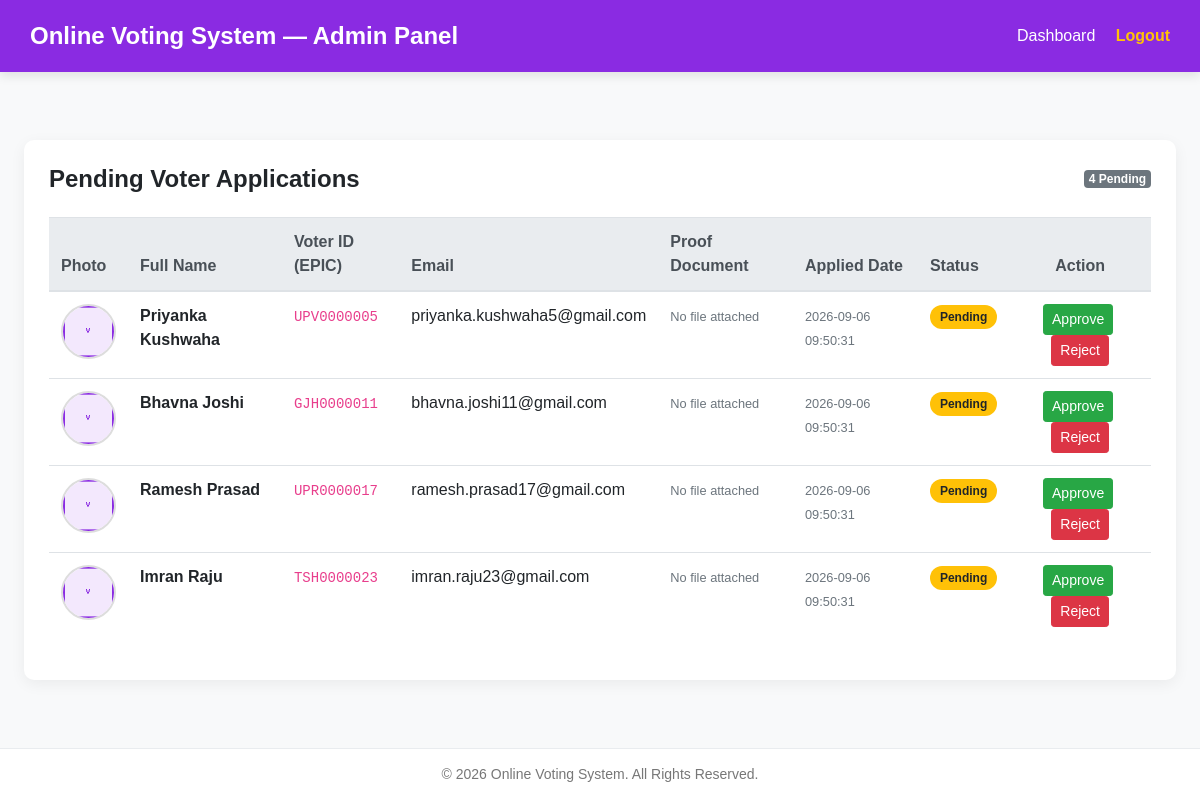
The page /admin/verify_voters.php (signed in) on the database its author committed.
### tables this page shows
CREATE TABLE voters (
            id INTEGER PRIMARY KEY AUTOINCREMENT,
            fullname TEXT NOT NULL,
            email TEXT NOT NULL UNIQUE,
            voter_id_number TEXT NOT NULL UNIQUE,
            password TEXT NOT NULL,
            photo TEXT DEFAULT 'default.png',
            document_proof TEXT,
            status TEXT NOT NULL DEFAULT 'pending' CHECK(status IN ('pending', 'approved', 'rejected')),
            has_voted INTEGER NOT NULL DEFAULT 0,
            voting TEXT DEFAULT 'no',
            created_at DATETIME DEFAULT CURRENT_TIMESTAMP
        , mobile TEXT, fingerprint_credential TEXT DEFAULT NULL, address TEXT);

### admin/verify_voters.php (the view, shortened to what this page needs)
<?php
require_once __DIR__ . '/../db.php';
try {
    $stmt = $pdo->query("SELECT * FROM voters WHERE status = 'pending' ORDER BY created_at ASC");
    $pending_voters = $stmt->fetchAll(PDO::FETCH_ASSOC);
} catch (PDOException $e) {
    $pending_voters = [];
    $error = "Failed to fetch voters: " . $e->getMessage();
}
?>
<!DOCTYPE html>
<html lang="en">
<head>
    <link rel="stylesheet" href="../bootstrap/css/bootstrap.min.css">
</head>
<body>
    <header class="header">
        <h4 class="m-0 font-weight-bold">Online Voting System — Admin Panel</h4>
        <div>
            <a href="dashboard.php" class="mr-3">Dashboard</a>
            <a href="logout.php" class="text-warning font-weight-bold">Logout</a>
        </div>
    </header>
    <main class="container-fluid px-4">
        <div class="content-card">
            <div class="d-flex justify-content-between align-items-center mb-4">
                <h4 class="font-weight-bold m-0">Pending Voter Applications</h4>
                <span class="badge badge-secondary"><?= count($pending_voters); ?> Pending</span>
            </div>
            <div class="table-responsive">
                <table class="table table-hover align-middle">
                    <thead class="thead-light">
                        <tr>
                            <th>Photo</th>
                            <th>Full Name</th>
                            <th>Voter ID (EPIC)</th>
                            <th>Email</th>
                            <th>Proof Document</th>
                            <th>Applied Date</th>
                            <th>Status</th>
                            <th class="text-center">Action</th>
                        </tr>
                    </thead>
                    <tbody>
                        <?php if (empty($pending_voters)): ?>
                            <tr>
                                <td colspan="8" class="text-center text-muted py-4">
                                    No pending registrations found. All voters are verified!
                                </td>
                            </tr>
                        <?php else: ?>
                            <?php foreach ($pending_voters as $voter): ?>
                                <tr>
                                    <td>
                                        <?php
                                            $photo_src = (!empty($voter['photo']) && file_exists(__DIR__ . '/../images/' . $voter['photo']))
                                                ? '../images/' . htmlspecialchars($voter['photo'])
                                                : '../images/default.png';
                                        ?>
                                        <img src="<?= $photo_src; ?>" alt="Photo" class="voter-img">
                                    </td>
                                    <td class="font-weight-bold"><?= htmlspecialchars($voter['fullname']); ?></td>
                                    <td><code><?= htmlspecialchars($voter['voter_id_number']); ?></code></td>
                                    <td><?= htmlspecialchars($voter['email']); ?></td>
                                    <td>
                                        <?php if (!empty($voter['document_proof']) && file_exists(__DIR__ . '/../images/' . $voter['document_proof'])): ?>
                                            <a href="../images/<?= htmlspecialchars($voter['document_proof']); ?>" target="_blank" class="btn btn-sm btn-outline-info">
                                                View Document
                                            </a>
                                        <?php else: ?>
                                            <span class="text-muted small">No file attached</span>
                                        <?php endif; ?>
                                    </td>
                                    <td><small class="text-muted"><?= htmlspecialchars($voter['created_at'] ?? 'N/A'); ?></small></td>
                                    <td><span class="badge-pending">Pending</span></td>
                                    <td class="text-center">
                                        <a href="verify_voters.php?action=approve&id=<?= (int)$voter['id']; ?>"
                                           class="btn btn-sm btn-success mr-1"
                                           onclick="return confirm('Approve voter: <?= addslashes($voter['fullname']); ?>?');">
                                           Approve
                                        </a>
                                        <a href="verify_voters.php?action=reject&id=<?= (int)$voter['id']; ?>"
                                           class="btn btn-sm btn-danger"
                                           onclick="return confirm('Reject voter: <?= addslashes($voter['fullname']); ?>?');">
                                           Reject
                                        </a>
                                    </td>
                                </tr>
                            <?php endforeach; ?>
                        <?php endif; ?>
                    </tbody>
                </table>
            </div>
        </div>
    </main>
    <footer>
        <p class="m-0">&copy; <?= date('Y'); ?> Online Voting System. All Rights Reserved.</p>
    </footer>
</body>
</html>

### admin/verify_voters.php (style rules this page uses)
:root { --primary-color: blueviolet; --primary-hover: #701eb8; --bg-light: #f8f9fa; }
body { background-color: var(--bg-light); font-family: Arial, sans-serif; min-height: 100vh; display: flex; flex-direction: column; justify-content: space-between; }
.header { background-color: var(--primary-color); color: #ffffff; height: 9vh; display: flex; align-items: center; justify-content: space-between; padding: 0 30px; box-shadow: 0 4px 10px rgba(0, 0, 0, 0.1); }
.header a { color: #ffffff; text-decoration: none; font-weight: 500; }
.content-card { background: #ffffff; border-radius: 10px; padding: 25px; box-shadow: 0 4px 15px rgba(0,0,0,0.06); margin: 30px 0; }
.voter-img { width: 55px; height: 55px; object-fit: cover; border-radius: 50%; border: 2px solid #ddd; }
.badge-pending { background-color: #ffc107; color: #212529; padding: 5px 10px; border-radius: 12px; font-size: 12px; font-weight: bold; }
footer { text-align: center; padding: 15px 0; color: #777; font-size: 14px; background-color: #fff; border-top: 1px solid #e9ecef; }

### rows shown on the page
voters: photo (placeholder picture), fullname "Priyanka Kushwaha", voter_id_number "UPV0000005", email "priyanka.kushwaha5@gmail.com", document_proof "No file attached", created_at "2026-09-06 09:50:31"
voters: photo (placeholder picture), fullname "Bhavna Joshi", voter_id_number "GJH0000011", email "bhavna.joshi11@gmail.com", document_proof "No file attached", created_at "2026-09-06 09:50:31"
voters: photo (placeholder picture), fullname "Ramesh Prasad", voter_id_number "UPR0000017", email "ramesh.prasad17@gmail.com", document_proof "No file attached", created_at "2026-09-06 09:50:31"
voters: photo (placeholder picture), fullname "Imran Raju", voter_id_number "TSH0000023", email "imran.raju23@gmail.com", document_proof "No file attached", created_at "2026-09-06 09:50:31"

### other values the page prints
count($pending_voters) "4"
